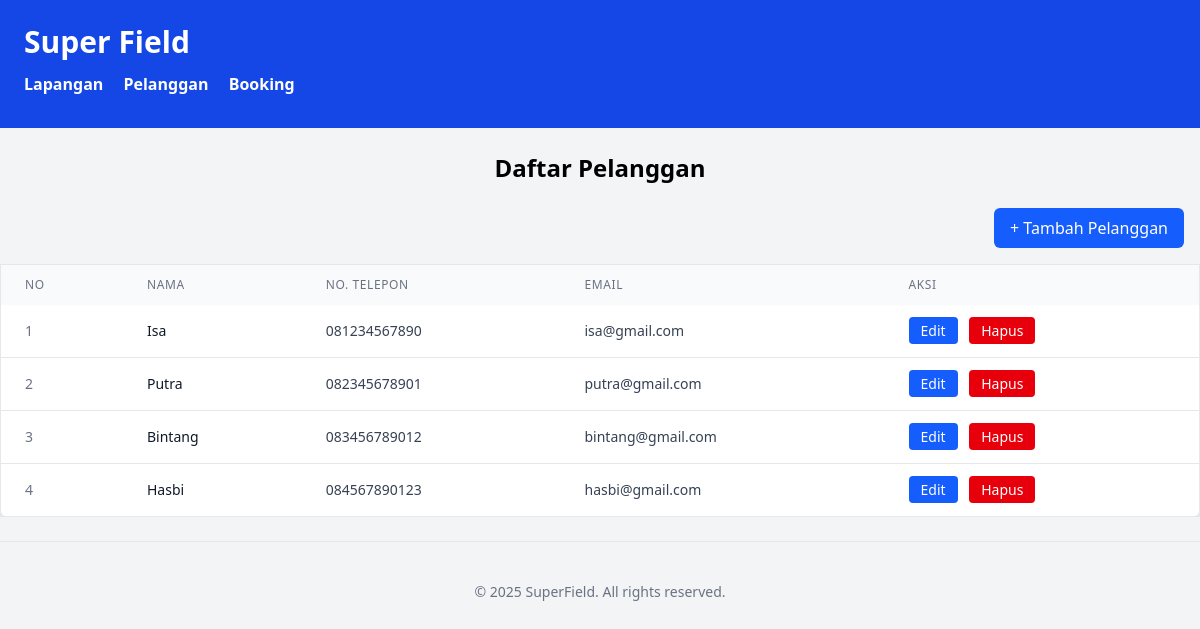
Page /index.php?tab=customer on the committed database.
### tables this page shows
CREATE TABLE IF NOT EXISTS customers (
    id INT AUTO_INCREMENT PRIMARY KEY,
    name VARCHAR(100) NOT NULL,
    phone VARCHAR(20),
    email VARCHAR(100)
);

### viewmodel/CustomerViewModel.php (called while the page is built, shortened)
<?php
require_once 'model/Customer.php';
class CustomerViewModel {
    private $customerModel;
    public function __construct($db) {
        $this->customerModel = new Customer($db);
    }
    public function getAllCustomers() {
        return $this->customerModel->getAll();
    }
}
?>

### model/Customer.php (called while the page is built, shortened)
<?php
class Customer {
    private $conn;
    public function __construct($db) {
        $this->conn = $db;
    }
    public function getAll() {
        $sql = "SELECT * FROM customers";
        $stmt = $this->conn->query($sql);
        return $stmt->fetchAll(PDO::FETCH_ASSOC);
    }
}
?>

### views/customers_list.php (the view)
<?php include 'views/template/header.php'; ?>
<div class="flex justify-center items-center mb-6">
    <h2 class="text-2xl font-bold">Daftar Pelanggan</h2>
</div>
<div class="flex justify-end mb-4 mr-4">
    <a href="index.php?tab=customer&action=form" class="px-4 py-2 bg-blue-600 text-white font-medium rounded-md hover:bg-blue-700 focus:outline-none focus:ring-2 focus:ring-blue-500 focus:ring-offset-2">
        + Tambah Pelanggan
    </a>
</div>
<?php if (!empty($customers)) : ?>
<div class="overflow-x-auto">
    <table class="min-w-full bg-white border border-gray-200 rounded-lg shadow-sm">
        <thead class="bg-gray-50">
            <tr>
                <th class="px-6 py-3 text-left text-xs font-medium text-gray-500 uppercase tracking-wider">No</th>
                <th class="px-6 py-3 text-left text-xs font-medium text-gray-500 uppercase tracking-wider">Nama</th>
                <th class="px-6 py-3 text-left text-xs font-medium text-gray-500 uppercase tracking-wider">No. Telepon</th>
                <th class="px-6 py-3 text-left text-xs font-medium text-gray-500 uppercase tracking-wider">Email</th>
                <th class="px-6 py-3 text-left text-xs font-medium text-gray-500 uppercase tracking-wider">Aksi</th>
            </tr>
        </thead>
        <tbody class="divide-y divide-gray-200">
            <?php foreach ($customers as $i => $customer) : ?>
                <tr class="hover:bg-gray-50">
                    <td class="px-6 py-4 whitespace-nowrap text-sm text-gray-500"><?= $i + 1 ?></td>
                    <td class="px-6 py-4 whitespace-nowrap text-sm text-gray-900"><?= htmlspecialchars($customer['name']) ?></td>
                    <td class="px-6 py-4 whitespace-nowrap text-sm text-gray-700"><?= htmlspecialchars($customer['phone']) ?></td>
                    <td class="px-6 py-4 whitespace-nowrap text-sm text-gray-700"><?= htmlspecialchars($customer['email']) ?></td>
                    <td class="px-6 py-4 whitespace-nowrap text-sm font-medium space-x-2">
                        <a class="px-3 py-1 bg-blue-600 text-white rounded hover:bg-blue-700" href="index.php?tab=customer&action=form&id=<?= $customer['id'] ?>">Edit</a>
                        <a class="px-3 py-1 bg-red-600 text-white rounded hover:bg-red-700" href="index.php?tab=customer&action=delete&id=<?= $customer['id'] ?>" onclick="return confirm('Yakin ingin hapus?')">Hapus</a>
                    </td>
                </tr>
            <?php endforeach; ?>
        </tbody>
    </table>
</div>
<?php else : ?>
    <p class="text-gray-500 italic mt-4">Tidak ada data pelanggan.</p>
<?php endif; ?>
<?php include 'views/template/footer.php'; ?>

### rows in the picture
customers: name "Isa", phone "081234567890", email "isa@gmail.com"
customers: name "Putra", phone "082345678901", email "putra@gmail.com"
customers: name "Bintang", phone "083456789012", email "bintang@gmail.com"
customers: name "Hasbi", phone "084567890123", email "hasbi@gmail.com"
